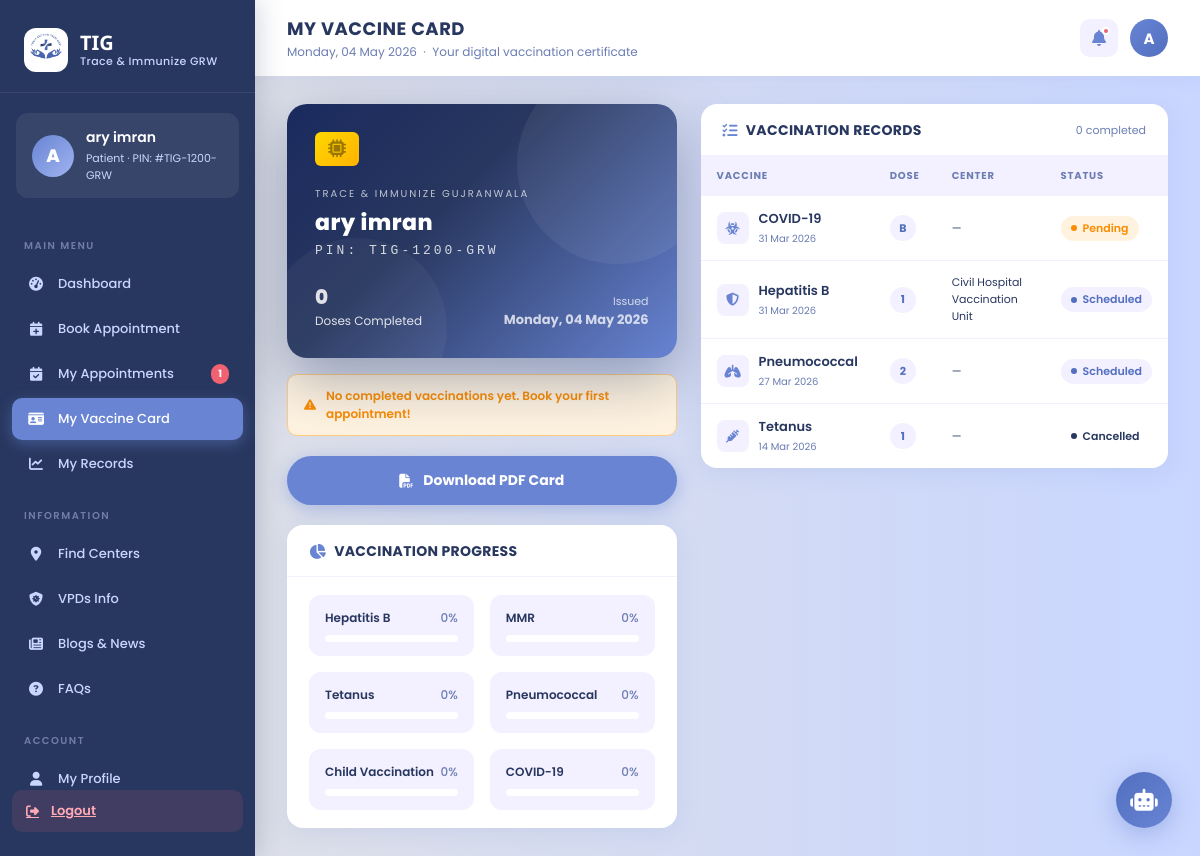
The app's page /vaccine-card/ (signed in) with its own data.
### Core/models.py (models this page shows, shortened)
class PatientProfile(models.Model):
    user       = models.OneToOneField(User, on_delete=models.CASCADE, related_name='profile')
    unique_pin = models.CharField(max_length=20, unique=True, editable=False)

class Appointment(models.Model):
    STATUS_CHOICES = [
        ('pending',   'Pending'),
        ('scheduled', 'Scheduled'),
        ('completed', 'Completed'),
        ('missed',    'Missed'),
        ('cancelled', 'Cancelled'),
    ]
    VACCINE_CHOICES = [
        ('Hepatitis B',       'Hepatitis B'),
        ('MMR',               'MMR'),
        ('Tetanus',           'Tetanus'),
        ('Pneumococcal',      'Pneumococcal'),
        ('Child Vaccination', 'Child Vaccination'),
        ('COVID-19',          'COVID-19'),
    ]
    patient          = models.ForeignKey(User, on_delete=models.CASCADE, related_name='appointments')
    center           = models.ForeignKey(VaccinationCenter, on_delete=models.SET_NULL,
                                         null=True, blank=True, related_name='appointments')
    vaccine_type     = models.CharField(max_length=100, choices=VACCINE_CHOICES)
    dose_number      = models.PositiveSmallIntegerField(default=1)   # 0 = booster
    appointment_date = models.DateField()
    appointment_time = models.TimeField()
    notes            = models.TextField(blank=True, null=True)
    status           = models.CharField(max_length=20, choices=STATUS_CHOICES, default='scheduled')
    created_at       = models.DateTimeField(auto_now_add=True)
    class Meta:
        ordering = ['appointment_date', 'appointment_time']

class VaccinationCenter(models.Model):
    name         = models.CharField(max_length=200)
    address      = models.CharField(max_length=300)
    latitude     = models.DecimalField(max_digits=9, decimal_places=6, null=True, blank=True)
    longitude    = models.DecimalField(max_digits=9, decimal_places=6, null=True, blank=True)
    availability = models.CharField(max_length=100, default="Open 8am–4pm")
    is_active    = models.BooleanField(default=True)

### Core/views.py (the view)
# urls.py: path('vaccine-card/', views.VaccineCard, name='vaccine-card'),
@login_required
def VaccineCard(request):
    profile, _ = PatientProfile.objects.get_or_create(user=request.user)
    today       = date.today().strftime("%A, %d %B %Y")
    appointments = Appointment.objects.filter(
        patient=request.user
    ).order_by('vaccine_type', 'dose_number')
    completed_doses = appointments.filter(status='completed').count()
    pending_count = appointments.filter(status='pending').count()
    VACCINE_TOTAL_DOSES = {
        'Hepatitis B':       3,
        'MMR':               2,
        'Tetanus':           3,
        'Pneumococcal':      2,
        'Child Vaccination': 1,
        'COVID-19':          2,
    }
    COLORS = ['purple', 'green', 'orange', 'blue', 'purple', 'green']
    vaccine_progress = []
    for i, (vac_name, total) in enumerate(VACCINE_TOTAL_DOSES.items()):
        done = appointments.filter(
            vaccine_type=vac_name,
            status='completed'
        ).count()
        percent = int((done / total) * 100) if total > 0 else 0
        vaccine_progress.append({
            'name':    vac_name,
            'done':    done,
            'total':   total,
            'percent': percent,
            'color':   COLORS[i % len(COLORS)],
        })
    return render(request, 'vaccine_card.html', {
        'profile':          profile,
        'today':            today,
        'appointments':     appointments,
        'completed_doses':  completed_doses,
        'pending_count':    pending_count,
        'vaccine_progress': vaccine_progress,
    })

### templates/vaccine_card.html (shortened to what this page needs)
<!DOCTYPE html>
<html lang="en">
<head>
    {% load static %}
    <link rel="stylesheet" href="https://cdnjs.cloudflare.com/ajax/libs/font-awesome/6.5.0/css/all.min.css"/>
    <link rel="stylesheet" href="{% static 'dashboard.css' %}"/>
</head>
<body>
<aside class="sidebar">
    <div class="sidebar-logo">
        <div class="logo-icon">
            <img src="{% static 'logo.png' %}" alt="TIG Logo" style="width:36px;height:36px;object-fit:contain;border-radius:8px;">
        </div>
        <div class="logo-text">TIG <span>Trace &amp; Immunize GRW</span></div>
    </div>
    <div class="sidebar-user">
        <div class="avatar">{{ request.user.first_name|first|upper }}</div>
        <div class="user-info">
            <div class="name">{{ request.user.first_name }} {{ request.user.last_name }}</div>
            <div class="role">Patient &middot; PIN: #{{ profile.unique_pin }}</div>
        </div>
    </div>
    <nav class="sidebar-nav">
        <div class="nav-label">Main Menu</div>
        <a class="nav-item" href="{% url 'home' %}"><i class="fa-solid fa-gauge-high"></i> Dashboard</a>
        <a class="nav-item" href="{% url 'book-appointment' %}"><i class="fa-solid fa-calendar-plus"></i> Book Appointment</a>
        <a class="nav-item" href="{% url 'my-appointments' %}">
            <i class="fa-solid fa-calendar-check"></i> My Appointments
            {% if pending_count %}<span class="nav-badge">{{ pending_count }}</span>{% endif %}
        </a>
        <a class="nav-item active" href="{% url 'vaccine-card' %}"><i class="fa-solid fa-id-card"></i> My Vaccine Card</a>
        <a class="nav-item" href="#"><i class="fa-solid fa-chart-line"></i> My Records</a>
        <div class="nav-label" style="margin-top:8px">Information</div>
        <a class="nav-item" href="#"><i class="fa-solid fa-location-dot"></i> Find Centers</a>
        <a class="nav-item" href="#"><i class="fa-solid fa-shield-virus"></i> VPDs Info</a>
        <a class="nav-item" href="#"><i class="fa-solid fa-newspaper"></i> Blogs &amp; News</a>
        <a class="nav-item" href="#"><i class="fa-solid fa-circle-question"></i> FAQs</a>
        <div class="nav-label" style="margin-top:8px">Account</div>
        <a class="nav-item" href="#"><i class="fa-solid fa-user"></i> My Profile</a>
    </nav>
    <div class="sidebar-footer">
        <a class="logout-btn" href="{% url 'logout' %}"><i class="fa-solid fa-right-from-bracket"></i> Logout</a>
    </div>
</aside>
<div class="main">
    <header class="topbar">
        <div class="topbar-left">
            <h2>My Vaccine Card</h2>
            <p>{{ today }} &nbsp;&middot;&nbsp; Your digital vaccination certificate</p>
        </div>
        <div class="topbar-right">
            <button class="notif-btn" title="Notifications">
                <i class="fa-solid fa-bell"></i>
                <span class="notif-dot"></span>
            </button>
            <div class="topbar-avatar">{{ request.user.first_name|first|upper }}</div>
        </div>
    </header>
    <div class="content">
        <div class="card-page-grid">
            <div>
                <div class="digital-card">
                    <div class="card-chip"><i class="fa-solid fa-microchip"></i></div>
                    <div class="card-org">Trace &amp; Immunize Gujranwala</div>
                    <div class="card-name">{{ request.user.first_name }} {{ request.user.last_name }}</div>
                    <div class="card-pin">PIN: {{ profile.unique_pin }}</div>
                    <div class="card-footer">
                        <div class="card-doses-info">
                            <strong>{{ completed_doses }}</strong>
                            Doses Completed
                        </div>
                        <div class="card-issued">
                            <span>Issued</span>
                            <strong>{{ today }}</strong>
                        </div>
                    </div>
                </div>
                {% if completed_doses > 0 %}
                <div class="status-banner incomplete">
                    <i class="fa-solid fa-circle-info"></i>
                    {{ completed_doses }} vaccination{{ completed_doses|pluralize }} recorded. Keep completing your schedule!
                </div>
                {% else %}
                <div class="status-banner incomplete">
                    <i class="fa-solid fa-triangle-exclamation"></i>
                    No completed vaccinations yet. Book your first appointment!
                </div>
                {% endif %}
                <div class="download-section">
                    <a href="{% url 'download-vaccine-card' %}" class="btn-download-pdf">
                        <i class="fa-solid fa-file-pdf"></i> Download PDF Card
                    </a>
                </div>
                <div class="progress-section" style="margin-top:20px">
                    <div class="card-header">
                        <h3><i class="fa-solid fa-chart-pie"></i> Vaccination Progress</h3>
                    </div>
                    <div class="prog-grid">
                        {% for vac in vaccine_progress %}
                        <div class="prog-item">
                            <div class="pi-label">
                                {{ vac.name }} <span>{{ vac.percent }}%</span>
                            </div>
                            <div class="prog-bar">
                            </div>
                        </div>
                        {% empty %}
                        <div style="grid-column:1/-1;text-align:center;padding:20px;color:var(--text-muted);font-size:12px;">
                            No vaccination data yet.
                        </div>
                        {% endfor %}
                    </div>
                </div>
            </div>
            <div class="records-card">
                <div class="card-header">
                    <h3><i class="fa-solid fa-list-check"></i> Vaccination Records</h3>
                    <span style="font-size:11px;color:var(--text-muted);">{{ completed_doses }} completed</span>
                </div>
                {% if appointments %}
                <table class="records-table">
                    <thead>
                        <tr>
                            <th>Vaccine</th>
                            <th>Dose</th>
                            <th>Center</th>
                            <th>Status</th>
                        </tr>
                    </thead>
                    <tbody>
                        {% for appt in appointments %}
                        <tr>
                            <td>
                                <div class="vax-name-cell">
                                    <div class="vax-icon-sm">
                                        {% if appt.vaccine_type == 'Hepatitis B' %}<i class="fa-solid fa-shield-halved"></i>
                                        {% elif appt.vaccine_type == 'MMR' %}<i class="fa-solid fa-virus-slash"></i>
                                        {% elif appt.vaccine_type == 'Tetanus' %}<i class="fa-solid fa-syringe"></i>
                                        {% elif appt.vaccine_type == 'Pneumococcal' %}<i class="fa-solid fa-lungs"></i>
                                        {% elif appt.vaccine_type == 'Child Vaccination' %}<i class="fa-solid fa-baby"></i>
                                        {% elif appt.vaccine_type == 'COVID-19' %}<i class="fa-solid fa-biohazard"></i>
                                        {% else %}<i class="fa-solid fa-syringe"></i>{% endif %}
                                    </div>
                                    <div>
                                        <div class="vax-nm">{{ appt.vaccine_type }}</div>
                                        <div class="vax-dt">{{ appt.appointment_date|date:"d M Y" }}</div>
                                    </div>
                                </div>
                            </td>
                            <td>
                                <span class="dose-badge">
                                    {% if appt.dose_number == 0 %}B{% else %}{{ appt.dose_number }}{% endif %}
                                </span>
                            </td>
                            <td style="font-size:11px;">{{ appt.center.name|default:"—" }}</td>
                            <td>
                                <span class="status-dot {{ appt.status }}">
                                    {% if appt.status == 'completed' %}Completed
                                    {% elif appt.status == 'pending' %}Pending
                                    {% elif appt.status == 'scheduled' %}Scheduled
                                    {% elif appt.status == 'missed' %}Missed
                                    {% else %}{{ appt.status|capfirst }}{% endif %}
                                </span>
                            </td>
                        </tr>
                        {% endfor %}
                    </tbody>
                </table>
                {% endif %}
            </div>
        </div>
    </div>
</div>
<button class="chatbot-fab" title="Ask AI Vaccine Assistant">
    <i class="fa-solid fa-robot"></i>
</button>
</body>
</html>

### records on screen
PatientProfile: unique_pin "TIG-1200-GRW"
Appointment: name "COVID-19", percent "0", vaccine_type "COVID-19", appointment_date "31 Mar 2026", shows "B", center.name "—", status "Pending"
Appointment: vaccine_type "Hepatitis B", appointment_date "31 Mar 2026", dose_number "1", center.name "Civil Hospital Vaccination Unit", status "Scheduled"
Appointment: vaccine_type "Pneumococcal", appointment_date "27 Mar 2026", dose_number "2", center.name "—", status "Scheduled"
Appointment: vaccine_type "Tetanus", appointment_date "14 Mar 2026", dose_number "1", center.name "—", status "Cancelled"

### other values on screen
{{ request.user.first_name|first|upper }} "A"
{{ request.user.first_name }} "ary"
{{ request.user.last_name }} "imran"
{{ pending_count }} "1"
{{ completed_doses }} "0"
{{ vac.name }} "Hepatitis B" "MMR" "Tetanus" "Pneumococcal" "Child Vaccination"
{{ vac.percent }} "0" "0" "0" "0" "0"
